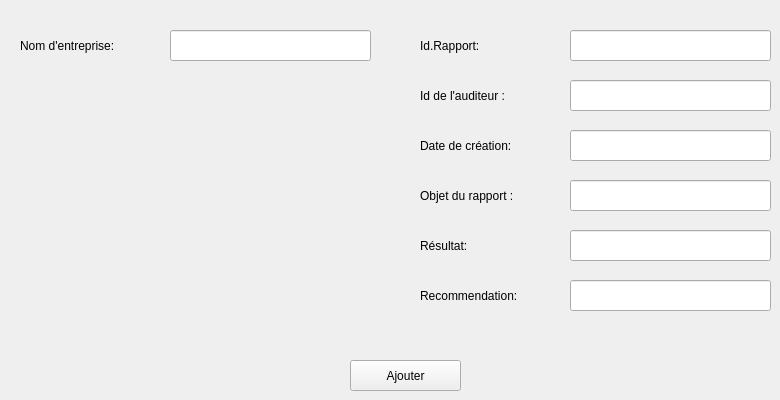
                <widget class="QWidget" name="tab">
                 <attribute name="title">
                  <string>Ajouter un rapport</string>
                 </attribute>
                 <widget class="QLineEdit" name="lineEdit_result">
                  <property name="geometry">
                   <rect>
                    <x>570</x>
                    <y>230</y>
                    <width>201</width>
                    <height>31</height>
                   </rect>
                  </property>
                 </widget>
                 <widget class="QLabel" name="label_19">
                  <property name="geometry">
                   <rect>
                    <x>420</x>
                    <y>230</y>
                    <width>121</width>
                    <height>31</height>
                   </rect>
                  </property>
                  <property name="text">
                   <string>Résultat:</string>
                  </property>
                 </widget>
                 <widget class="QLineEdit" name="lineEdit_idauditeur">
                  <property name="geometry">
                   <rect>
                    <x>570</x>
                    <y>80</y>
                    <width>201</width>
                    <height>31</height>
                   </rect>
                  </property>
                 </widget>
                 <widget class="QLabel" name="label_30">
                  <property name="geometry">
                   <rect>
                    <x>420</x>
                    <y>30</y>
                    <width>131</width>
                    <height>31</height>
                   </rect>
                  </property>
                  <property name="text">
                   <string>Id.Rapport:</string>
                  </property>
                 </widget>
                 <widget class="QLabel" name="label_16">
                  <property name="geometry">
                   <rect>
                    <x>420</x>
                    <y>80</y>
                    <width>141</width>
                    <height>31</height>
                   </rect>
                  </property>
                  <property name="text">
                   <string>Id de l'auditeur :</string>
                  </property>
                 </widget>
                 <widget class="QLabel" name="label_18">
                  <property name="geometry">
                   <rect>
                    <x>420</x>
                    <y>180</y>
                    <width>151</width>
                    <height>31</height>
                   </rect>
                  </property>
                  <property name="text">
                   <string>Objet du rapport :</string>
                  </property>
                 </widget>
                 <widget class="QLabel" name="label_17">
                  <property name="geometry">
                   <rect>
                    <x>420</x>
                    <y>130</y>
                    <width>151</width>
                    <height>31</height>
                   </rect>
                  </property>
                  <property name="text">
                   <string>Date de création:</string>
                  </property>
                 </widget>
                 <widget class="QLineEdit" name="lineEdit_objet">
                  <property name="geometry">
                   <rect>
                    <x>570</x>
                    <y>180</y>
                    <width>201</width>
                    <height>31</height>
                   </rect>
                  </property>
                 </widget>
                 <widget class="QLabel" name="label_20">
                  <property name="geometry">
                   <rect>
                    <x>420</x>
                    <y>280</y>
                    <width>151</width>
                    <height>31</height>
                   </rect>
                  </property>
                  <property name="text">
                   <string>Recommendation:</string>
                  </property>
                 </widget>
                 <widget class="QLineEdit" name="lineEdit_recommendation">
                  <property name="geometry">
                   <rect>
                    <x>570</x>
                    <y>280</y>
                    <width>201</width>
                    <height>31</height>
                   </rect>
                  </property>
                 </widget>
                 <widget class="QPushButton" name="pushButton_ajouter">
                  <property name="geometry">
                   <rect>
                    <x>350</x>
                    <y>360</y>
                    <width>111</width>
                    <height>31</height>
                   </rect>
                  </property>
                  <property name="cursor">
                   <cursorShape>PointingHandCursor</cursorShape>
                  </property>
                  <property name="styleSheet">
                   <string notr="true"/>
                  </property>
                  <property name="text">
                   <string>Ajouter</string>
                  </property>
                 </widget>
                 <widget class="QLineEdit" name="lineEdit_idrapport">
                  <property name="geometry">
                   <rect>
                    <x>570</x>
                    <y>30</y>
                    <width>201</width>
                    <height>31</height>
                   </rect>
                  </property>
                 </widget>
                 <widget class="QLineEdit" name="lineEdit_nomentrep">
                  <property name="geometry">
                   <rect>
                    <x>170</x>
                    <y>30</y>
                    <width>201</width>
                    <height>31</height>
                   </rect>
                  </property>
                 </widget>
                 <widget class="QLabel" name="label_23">
                  <property name="geometry">
                   <rect>
                    <x>20</x>
                    <y>30</y>
                    <width>161</width>
                    <height>31</height>
                   </rect>
                  </property>
                  <property name="text">
                   <string>Nom d'entreprise:</string>
                  </property>
                 </widget>
                 <widget class="QLineEdit" name="lineEdit_date">
                  <property name="geometry">
                   <rect>
                    <x>570</x>
                    <y>130</y>
                    <width>201</width>
                    <height>31</height>
                   </rect>
                  </property>
                 </widget>
                </widget>
